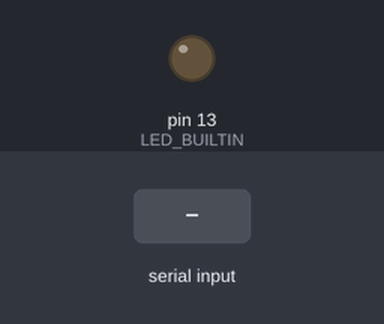
Bench run of a sketch on a simulated Arduino Uno, built with avr-gcc and run on an emulated ATmega328P. On the bench: output pins drawn as LEDs (lit = HIGH). Inputs (shaded band) come from the test bench. What the sketch prints to the serial monitor is not drawn.

Above: at 1.2 s.
1.3 s: "1" received over Serial
At 2.5 s:
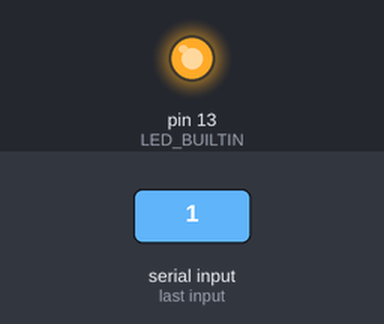
2.8 s: "0" received over Serial
At 3.7 s:
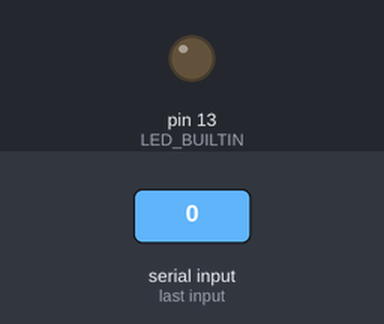
Timing chart, 0 to 5.8 s (numbered marks = the images above; inputs shaded):
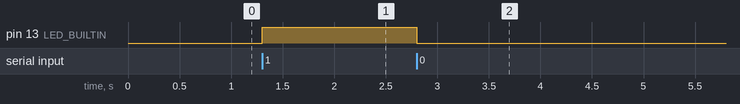

Measured:
- after the input at 1.3 s, pin 13 (LED_BUILTIN): LOW → HIGH at once
- after the input at 2.8 s, pin 13 (LED_BUILTIN): HIGH → LOW at once

The sketch:

tkinter_serial.ino
```cpp
int incomingData;

void setup() {
  // put your setup code here, to run once:
  Serial.begin(9600);
  pinMode(LED_BUILTIN, OUTPUT);
  digitalWrite(LED_BUILTIN, LOW);
  Serial.write("Press the button to control LED (Message from Arduino");
}

void loop() {
  // put your main code here, to run repeatedly:
  while (Serial.available()) {
    incomingData = Serial.read();
    if (incomingData == '1') {
      digitalWrite (LED_BUILTIN, HIGH);
      Serial.write("LED TURNED ON");
    }
    if (incomingData == '0') {
      digitalWrite(LED_BUILTIN, LOW);
      Serial.write("LED TURNED OFF");
    }
  }
}
```
